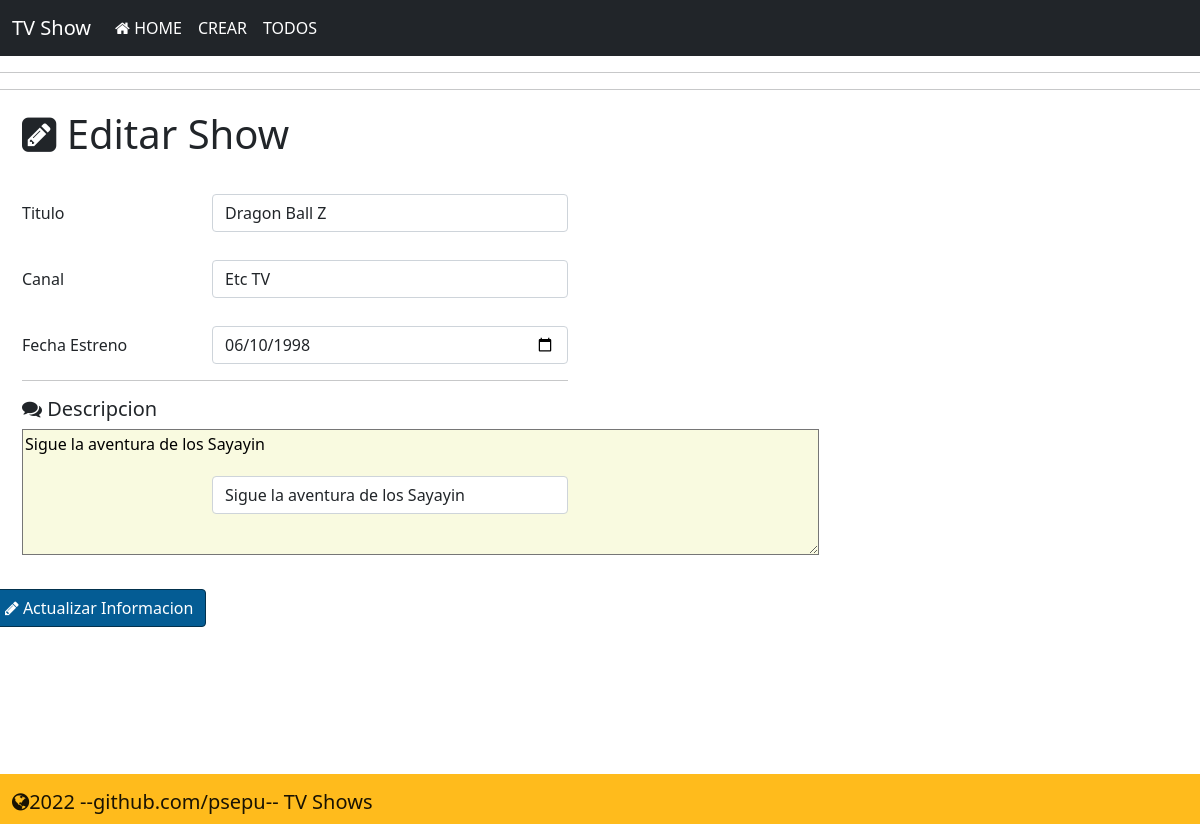
Page /edit/8 on the committed database.
### app/models.py (models this page shows)
class Show(models.Model):
    title = models.CharField(max_length=200)
    network = models.CharField(max_length=200)
    release_date = models.DateTimeField()
    desc = models.TextField()
    created_at = models.DateTimeField(auto_now_add=True)
    updated_at = models.DateTimeField(auto_now=True)
    objects=valManager()

### app/views.py (the view, shortened to what this page needs)
# urls.py: path('edit/<int:id>', views.edit, name='edit'),
def edit(request, id):
    show = Show.objects.get(id=id)
    release_date_tr=show.release_date
    release_date_tr=release_date_tr.strftime("%Y-%m-%d")
    print(release_date_tr)
    if request.method == 'GET':
        contexto = {
            'release_date_tr': release_date_tr,
            'show' : show
        }
        return render(request, 'edit.html',contexto)

### app/templates/edit.html (shortened to what this page needs)
{% extends "base.html"%}
{% block contenido %}
<hr>
<hr>
<div class="container mt-8">
    <h1><i class="fa fa-pencil-square" aria-hidden="true"></i>  Editar Show</h1>
    <div class="row">
        <div class="col-6">
            <form action="" method="post">
                <div class="row g-4 mt-1 align-items-center">
                    <div class="col-4">
                        <label for="title" class="col-form-label">Titulo</label>
                    </div>
                    <div class="col-8">
                        <input type="text" id="title" class="form-control" name="title" value="{{show.title}}">
                    </div>
                </div>
                <div class="row g-4 mt-1 align-items-center">
                    <div class="col-4">
                        <label for="network" class="col-form-label">Canal</label>
                    </div>
                    <div class="col-8">
                        <input type="text" id="network" class="form-control" name="network" value="{{show.network}}">
                    </div>
                </div>
                <div class="row g-4 mt-1 align-items-center">
                    <div class="col-4">
                        <label for="release_date" class="col-form-label">Fecha Estreno</label>
                    </div>
                    <div class="col-8">
                        <input type="date" id="release_date" class="form-control" name="release_date" value="{{release_date_tr}}">
                    </div>
                </div>
                <hr>
                <h5><i class="fa fa-comments" aria-hidden="true"></i>   Descripcion</h5>
                <div class="row g-4  align-items-center">
                    <div class="col-4">
                    </div>
                    <div class="col-8">
                        <input type="text" id="desc" class="form-control" name="text" value="{{show.desc}}" >
                    </div>
                </div>
                <div class="row g-4 mt-1 align-items-center">
                    <div class="col-8">
                        <button type="submit" class="btn btn-primary" style="background-color:#045C94; color:white; border-color: #02314D; margin-left:-220px;"><i class="fa fa-pencil" aria-hidden="true"></i> Actualizar Informacion</button>
                    </div>
                </div>
            </form>
        </div>
    </div>
</div>
{% endblock %}

### app/templates/edit.html (style rules this page uses)
.container { margin-top:20px; margin-left:10px; }

### rows in the picture
Show: title "Dragon Ball Z", network "Etc TV", text "Sigue la aventura de los Sayayin"
